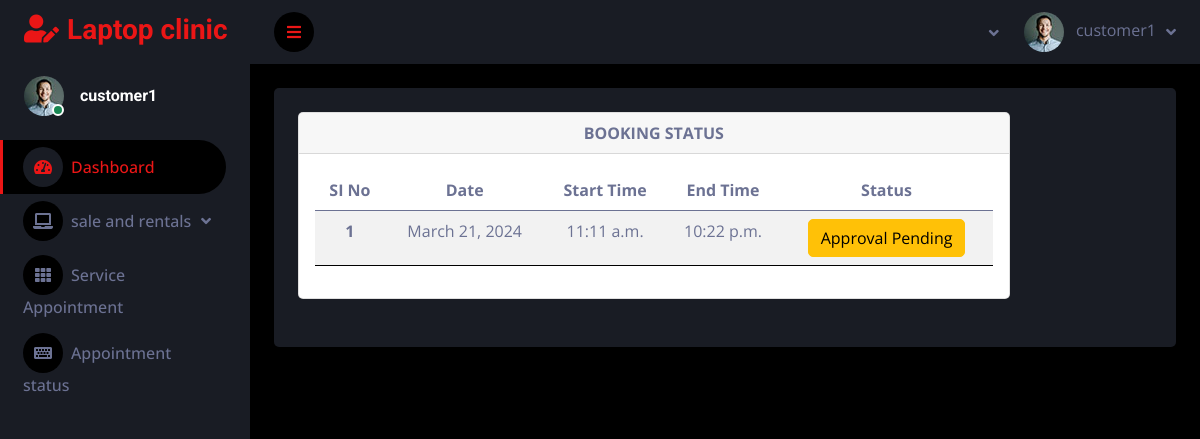
The page /appointments (signed in) on the database its author committed.
### service_app/models.py (models this page shows)
class Login_view(AbstractUser):
    is_customer = models.BooleanField(default=False)
    is_seller = models.BooleanField(default=False)

class Appointment(models.Model):
    user = models.ForeignKey(Customer, on_delete=models.CASCADE, related_name='appointment')
    schedule = models.ForeignKey(AppointmentSchedule, on_delete=models.CASCADE)
    status = models.IntegerField(default=0)

class AppointmentSchedule(models.Model):
    date = models.DateField()
    start_time = models.TimeField()
    end_time = models.TimeField()

### service_app/customer_views.py (the view)
# urls.py: path('appointments', customer_views.appointments, name='appointments'),
def appointments(request):
    u = Customer.objects.get(user=request.user)
    a = Appointment.objects.filter(user=u)
    return render(request, 'customer/cus_appointment.html', {'appointment': a})

### templates/customer/cus_appointment.html (shortened to what this page needs)
<!DOCTYPE html>
{% extends 'customer_dash.html' %}
{% block content %}
<div class="col-lg-10">
    <div class="card">
        <div class="card-header">
            <strong class="card-title">BOOKING STATUS </strong>
        </div>
        <div class="card-body">
            <table class="table table-striped">
                <thead>
                <tr>
                    <th scope="col">SI No</th>
                    <th scope="col">Date</th>
                    <th scope="col">Start Time</th>
                    <th scope="col">End Time</th>
                    <th scope="col">Status</th>
                </tr>
                </thead>
                <tbody>
                {% for n in appointment %}
                <tr>
                    <th scope="row">{{forloop.counter}}</th>
                    <td>{{n.schedule.date}}</td>
                    <td>{{n.schedule.start_time}}</td>
                    <td>{{n.schedule.end_time}}</td>
                    <td>
                        {% if n.status == 0 %}
                          <button type="button" class="btn btn-warning">Approval Pending</button>
                        {% elif n.status == 1 %}
                        <button type="button" class="btn btn-success">Booking Confirmed</button>
                         {% else %}
                        <button type="button" class="btn btn-danger">Sorry..no slots available</button>
 {% endif %}
                    </td>
                </tr>
                {% endfor %}
                </tbody>
            </table>
        </div>
    </div>
</div>
{% endblock %}

### templates/customer_dash.html (shortened to what this page needs)
<!DOCTYPE html>
<html lang="en">
{% load static %}
<head>
    <link href="https://cdnjs.cloudflare.com/ajax/libs/font-awesome/5.10.0/css/all.min.css" rel="stylesheet">
    <link href="https://cdn.jsdelivr.net/npm/bootstrap-icons@1.4.1/font/bootstrap-icons.css" rel="stylesheet">
    <link href=" {% static 'dash/lib/owlcarousel/assets/owl.carousel.min.css' %} " rel="stylesheet">
    <link href=" {% static 'dash/lib/tempusdominus/css/tempusdominus-bootstrap-4.min.css' %} " rel="stylesheet" />
    <link href=" {% static 'dash/dash/css/bootstrap.min.css' %} " rel="stylesheet">
    <link href=" {% static 'dash/dash/css/style.css' %} " rel="stylesheet">
</head>
<body>
    <div class="container-fluid position-relative d-flex p-0">
        <div class="sidebar pe-4 pb-3">
            <nav class="navbar bg-secondary navbar-dark">
                <a href=" {% static 'dash/index.html' %} " class="navbar-brand mx-4 mb-3">
                    <h3 class="text-primary"><i class="fa fa-user-edit me-2"></i>Laptop clinic</h3>
                </a>
                <div class="d-flex align-items-center ms-4 mb-4">
                    <div class="position-relative">
                        <img class="rounded-circle" src=" {% static 'dash/dash/img/user.jpg' %} " alt="" style="width: 40px; height: 40px;">
                        <div class="bg-success rounded-circle border border-2 border-white position-absolute end-0 bottom-0 p-1"></div>
                    </div>
                    <div class="ms-3">
                        <h6 class="mb-0">{{request.user}}</h6>
                    </div>
                </div>
                <div class="navbar-nav w-100">
                    <a href=" {% static 'dash/index.html' %} " class="nav-item nav-link active"><i class="fa fa-tachometer-alt me-2"></i>Dashboard</a>
                    <div class="nav-item dropdown">
                        <a href="#" class="nav-link dropdown-toggle" data-bs-toggle="dropdown"><i class="fa fa-laptop me-2"></i>sale and rentals</a>
                    </div>
                    <a href="{% url 'schedule_cus' %}" class="nav-item nav-link"><i class="fa fa-th me-2"></i>Service Appointment</a>
                    <a href=" {% url 'appointments' %} " class="nav-item nav-link"><i class="fa fa-keyboard me-2"></i>Appointment status</a>
                </div>
            </nav>
        </div>
        <div class="content">
            <nav class="navbar navbar-expand bg-secondary navbar-dark sticky-top px-4 py-0">
                <a href="#" class="sidebar-toggler flex-shrink-0">
                    <i class="fa fa-bars"></i>
                </a>
                <div class="navbar-nav align-items-center ms-auto">
                    <div class="nav-item dropdown">
                        <a href="#" class="nav-link dropdown-toggle" data-bs-toggle="dropdown">
                        </a>
                    </div>
                    <div class="nav-item dropdown">
                        <a href="#" class="nav-link dropdown-toggle" data-bs-toggle="dropdown">
                            <img class="rounded-circle me-lg-2" src=" {% static 'dash/dash/img/user.jpg' %} " alt="" style="width: 40px; height: 40px;">
                            <span class="d-none d-lg-inline-flex">{{request.user}}</span>
                        </a>
                    </div>
                </div>
            </nav>
            <div class="container-fluid pt-4 px-4">
                <div class="bg-secondary text-center rounded p-4">
                    <div class="d-flex align-items-center justify-content-between mb-4">
                        {% block content %}
                        {% endblock %}
                </div>
            </div>
            </div>
 </body>
</html>

### static/dash/dash/css/style.css (style rules this page uses)
:root { --primary: #EB1616; --secondary: #191C24; --light: #6C7293; --dark: #000000; }
.btn { transition: .5s; }
.sidebar { position: fixed; top: 0; left: 0; bottom: 0; width: 250px; height: 100vh; overflow-y: auto; background: var(--secondary); transition: 0.5s; z-index: 999; }
.content { margin-left: 250px; min-height: 100vh; background: var(--dark); transition: 0.5s; }
@media (min-width: 992px) { .sidebar { margin-left: 0; } }
@media (min-width: 992px) { .content { width: calc(100% - 250px); } }
.sidebar .navbar .navbar-nav .nav-link { padding: 7px 20px; color: var(--light); font-weight: 500; border-left: 3px solid var(--secondary); border-radius: 0 30px 30px 0; outline: none; }
.sidebar .navbar .navbar-nav .nav-link:hover, .sidebar .navbar .navbar-nav .nav-link.active { color: var(--primary); background: var(--dark); border-color: var(--primary); }
.sidebar .navbar .navbar-nav .nav-link i { width: 40px; height: 40px; display: inline-flex; align-items: center; justify-content: center; background: var(--dark); border-radius: 40px; }
.sidebar .navbar .navbar-nav .nav-link:hover i, .sidebar .navbar .navbar-nav .nav-link.active i { background: var(--secondary); }
.sidebar .navbar .dropdown-toggle::after { position: absolute; top: 15px; right: 15px; border: none; content: "\f107"; font-family: "Font Awesome 5 Free"; font-weight: 900; transition: .5s; }
.content .navbar .navbar-nav .nav-link { margin-left: 25px; padding: 12px 0; color: var(--light); outline: none; }
.content .navbar .sidebar-toggler, .content .navbar .navbar-nav .nav-link i { width: 40px; height: 40px; display: inline-flex; align-items: center; justify-content: center; background: var(--dark); border-radius: 40px; }
.content .navbar .dropdown-toggle::after { margin-left: 6px; vertical-align: middle; border: none; content: "\f107"; font-family: "Font Awesome 5 Free"; font-weight: 900; transition: .5s; }

### rows shown on the page
Login_view: user "customer1"
Appointment: schedule "March 21, 2024", schedule.start_time "11:11 a.m.", schedule.end_time "10:22 p.m.", status "Approval Pending"
